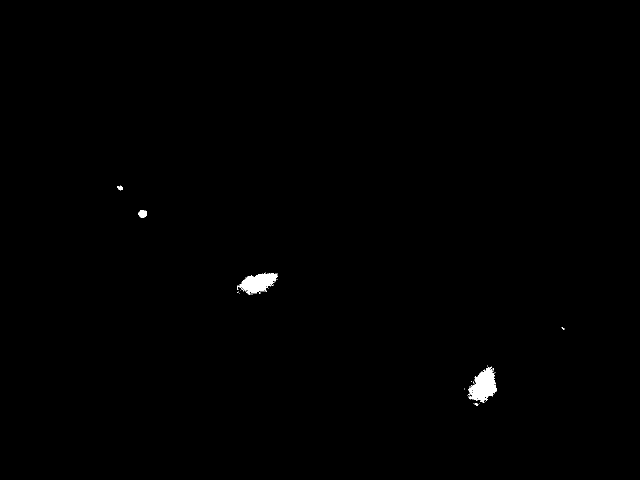
#> input picture tests/Image2_10_2.tif, 1280 x 960 px (shown at 1/2 size)
$ python tiff2png.py --input ../../tests/Image2_10_2.tif   (older library calls are emulated)
#> lines starting #> are read from the running program, lines starting #| are printed output that depends on the picture
#!/usr/bin/env python3
"""
.. module:: tiff2png
   :synopsis: Converts from TIFF in 12 bits to PNG
.. moduleauthor:: Luis G. Leon Vega <luis@luisleon.me>
"""

import argparse
import cv2 as cv
import numpy as np


def name_change(input_path):
    splitted_name = input_path.split('.tif')
    output_name = ''

    if len(splitted_name) == 2:
        output_name = splitted_name[0] + '.png'
    else:
        raise ValueError("The provided file is not a tiff file")

    return output_name


def convert(img_path, normalisation=2048):
    """
    **Tiff 12 image converter**

    :param img_path: path to the file
    :type img_path: string
    :param normalisation: max value within the image
    :type normalisation: int

    :return: OpenCV image in 8-bit grayscale format
    """
#> called with img_path = '../../tests/Image2_10_2.tif', normalisation = 2048
    # Read the image
    tiff = cv.imread(img_path, -1)
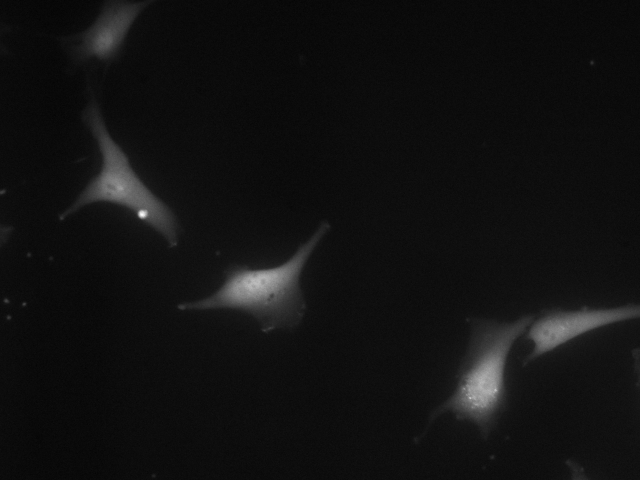
#> tiff: shape (960, 1280) uint16 (shown at 1/2 size); min 103, max 370, mean 121.4; drawn with min black and max white

    if tiff is None:
        raise RuntimeError("Cannot load the image")
        return

    # Compute the image
    tiff = tiff.astype(np.float)
    tiff *= 255.0
    tiff /= normalisation
    tiff = tiff.astype(np.uint8)
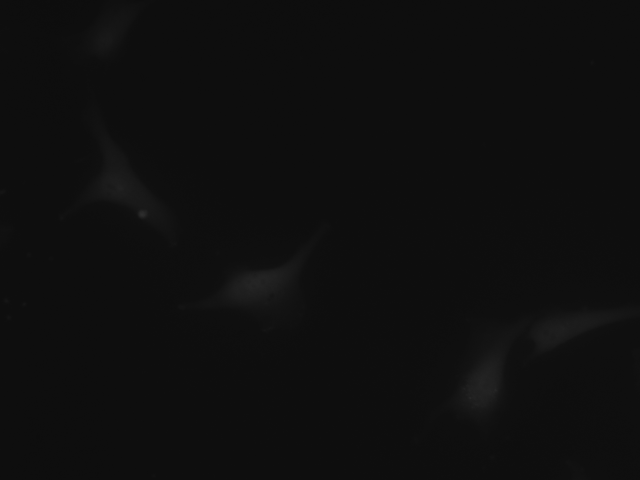
#> tiff: shape (960, 1280) (shown at 1/2 size); min 12, max 46, mean 14.6

    return tiff


if __name__ == "__main__":
    parser = argparse.ArgumentParser(
        description="Converts the images from ARES to PNG")

    parser.add_argument(
        "--input", type=str, help="Location of the image", required=True
    )
    parser.add_argument(
        "--normalisation", type=int, help="Normalisation value", default=2048
    )

    args = parser.parse_args()

    # Get the output file name
    output_path = name_change(args.input)

    output_img = convert(args.input, args.normalisation)

    # Save the image
    cv.imwrite(output_path, output_img)
